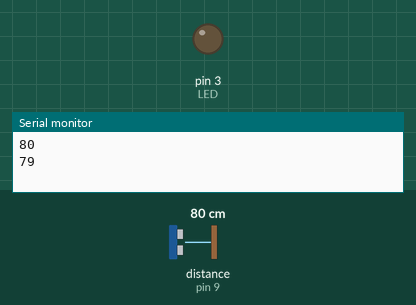
A sketch run on a simulated Arduino Uno, built with avr-gcc and run on an emulated ATmega328P. Parts: output pins drawn as LEDs (lit = HIGH), the last lines printed to the serial monitor. Wiring (inferred from the names in the program): ultrasonic range finder: trigger pin 10; echo pin 9. Dashed ring = blinking. The test bench sets the inputs (shaded band); at power-on: distance to the obstacle (sensor on pin 9) 80 cm. The echo pulse lasts 58.3 µs per cm; pins used as bus, display or sensor lines are not drawn.

Above: at 1.8 s.
1.9 s: distance to the obstacle (sensor on pin 9) set to 13 cm
4.2 s: distance to the obstacle (sensor on pin 9) set to 10 cm
At 6.8 s:
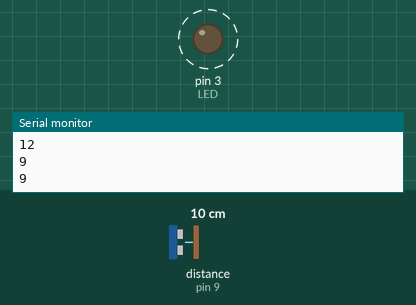
8.3 s: distance to the obstacle (sensor on pin 9) set to 4 cm
11.8 s: distance to the obstacle (sensor on pin 9) set to 2 cm
At 13.4 s:
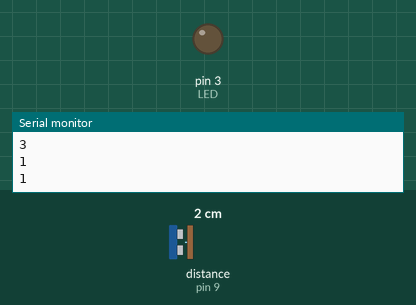
13.7 s: distance to the obstacle (sensor on pin 9) set to 9 cm
At 16.1 s:
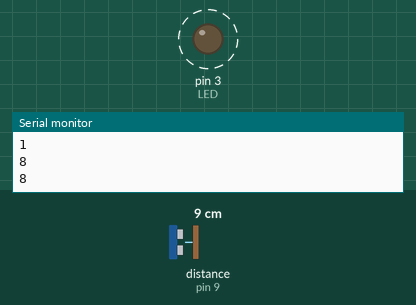
Timing chart, 0 to 18.8 s (numbered marks = the images above; inputs shaded):
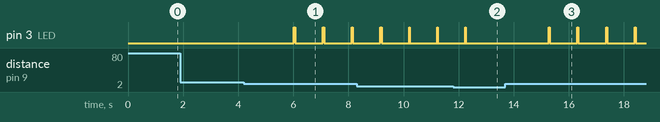

The sketch:

THEREMIN.ino
```cpp
int TRIG = 10; // Pin de disparo al sensor Hc-sr04 Ultrasonido Sensor Distancia
int ECO = 9; // Pin de respuesta del sensor
int LED = 3; // Indicador de distancia
int DURACION;
int DISTANCIA;

void setup() {
  pinMode (TRIG, OUTPUT);
  pinMode (ECO, INPUT);
  pinMode (LED, OUTPUT);
  Serial.begin(9600);
}

void loop() {
  digitalWrite(TRIG, HIGH);
  delay(1);
  digitalWrite(TRIG, LOW);
  DURACION = pulseIn(ECO, HIGH);
  DISTANCIA = DURACION / 58.2; //Constante especificada por el fabricane del sensor
  Serial.println(DISTANCIA);
  delay(1000);

  if (DISTANCIA <= 10 && DISTANCIA >= 2) { //Con cero no funciona bien
    digitalWrite(LED, HIGH);
    delay(DISTANCIA * 5);
    digitalWrite(LED, LOW);
  }
}
```

Measured:
- the behaviour switches between 12 and 11 cm on distance to the obstacle (sensor on pin 9) (found by bisection; images 0 and 1)
- the behaviour switches between 3 and 2 cm on distance to the obstacle (sensor on pin 9) (found by bisection; images 1 and 2)
- after the input at 4.2 s, pin 3 (LED): alternates HIGH for 0.05 s and LOW for 1.0 s, starting after 1.8 s
- after the input at 11.8 s, pin 3 (LED): goes on until 12.3 s, then stays LOW
- after the input at 13.7 s, pin 3 (LED): alternates HIGH for 0.04 s and LOW for 1.0 s, starting after 1.6 s
